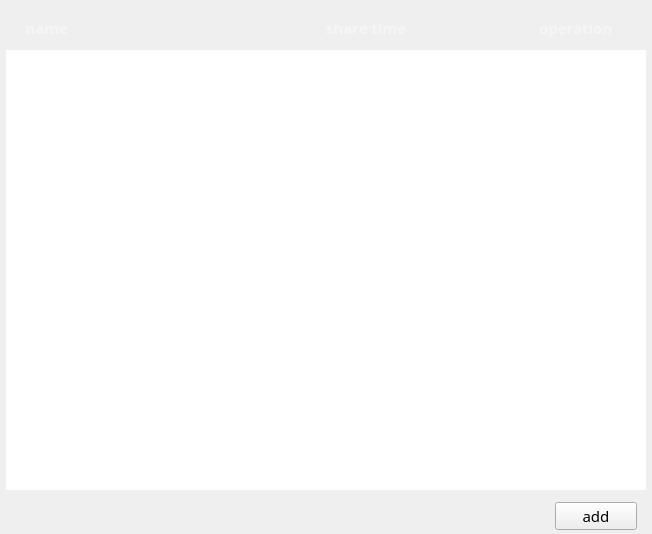
<?xml version="1.0" encoding="UTF-8"?>
<ui version="4.0">
 <class>FileShareWidget</class>
 <widget class="QWidget" name="FileShareWidget">
  <property name="geometry">
   <rect>
    <x>0</x>
    <y>0</y>
    <width>652</width>
    <height>534</height>
   </rect>
  </property>
  <property name="sizePolicy">
   <sizepolicy hsizetype="Preferred" vsizetype="Preferred">
    <horstretch>0</horstretch>
    <verstretch>0</verstretch>
   </sizepolicy>
  </property>
  <property name="minimumSize">
   <size>
    <width>0</width>
    <height>0</height>
   </size>
  </property>
  <property name="maximumSize">
   <size>
    <width>652</width>
    <height>100000</height>
   </size>
  </property>
  <property name="windowTitle">
   <string>Form</string>
  </property>
  <layout class="QVBoxLayout" name="verticalLayout">
   <property name="spacing">
    <number>0</number>
   </property>
   <property name="leftMargin">
    <number>6</number>
   </property>
   <property name="topMargin">
    <number>6</number>
   </property>
   <property name="rightMargin">
    <number>6</number>
   </property>
   <property name="bottomMargin">
    <number>0</number>
   </property>
   <item>
    <layout class="QHBoxLayout" name="horizontalLayout">
     <property name="spacing">
      <number>0</number>
     </property>
     <property name="leftMargin">
      <number>0</number>
     </property>
     <item>
      <widget class="QLabel" name="NameTitle">
       <property name="sizePolicy">
        <sizepolicy hsizetype="Fixed" vsizetype="Fixed">
         <horstretch>0</horstretch>
         <verstretch>0</verstretch>
        </sizepolicy>
       </property>
       <property name="minimumSize">
        <size>
         <width>320</width>
         <height>40</height>
        </size>
       </property>
       <property name="maximumSize">
        <size>
         <width>320</width>
         <height>40</height>
        </size>
       </property>
       <property name="font">
        <font>
         <family>Microsoft YaHei</family>
         <pointsize>11</pointsize>
         <weight>75</weight>
         <bold>true</bold>
        </font>
       </property>
       <property name="styleSheet">
        <string notr="true">color: rgba(255,255,255,100);</string>
       </property>
       <property name="text">
        <string>     name</string>
       </property>
       <property name="alignment">
        <set>Qt::AlignLeading|Qt::AlignLeft|Qt::AlignVCenter</set>
       </property>
      </widget>
     </item>
     <item>
      <widget class="QLabel" name="ShareTimeTitle">
       <property name="sizePolicy">
        <sizepolicy hsizetype="Preferred" vsizetype="Fixed">
         <horstretch>0</horstretch>
         <verstretch>0</verstretch>
        </sizepolicy>
       </property>
       <property name="minimumSize">
        <size>
         <width>0</width>
         <height>40</height>
        </size>
       </property>
       <property name="maximumSize">
        <size>
         <width>16777215</width>
         <height>40</height>
        </size>
       </property>
       <property name="font">
        <font>
         <family>Microsoft YaHei</family>
         <pointsize>11</pointsize>
         <weight>75</weight>
         <bold>true</bold>
        </font>
       </property>
       <property name="styleSheet">
        <string notr="true">color: rgba(255,255,255,100);</string>
       </property>
       <property name="text">
        <string>share time</string>
       </property>
       <property name="alignment">
        <set>Qt::AlignLeading|Qt::AlignLeft|Qt::AlignVCenter</set>
       </property>
      </widget>
     </item>
     <item>
      <widget class="QLabel" name="OperationTitle">
       <property name="sizePolicy">
        <sizepolicy hsizetype="Fixed" vsizetype="Fixed">
         <horstretch>0</horstretch>
         <verstretch>0</verstretch>
        </sizepolicy>
       </property>
       <property name="minimumSize">
        <size>
         <width>107</width>
         <height>40</height>
        </size>
       </property>
       <property name="maximumSize">
        <size>
         <width>107</width>
         <height>40</height>
        </size>
       </property>
       <property name="font">
        <font>
         <family>Microsoft YaHei</family>
         <pointsize>11</pointsize>
         <weight>75</weight>
         <bold>true</bold>
        </font>
       </property>
       <property name="styleSheet">
        <string notr="true">color: rgba(255,255,255,100);</string>
       </property>
       <property name="text">
        <string>operation</string>
       </property>
       <property name="alignment">
        <set>Qt::AlignLeading|Qt::AlignLeft|Qt::AlignVCenter</set>
       </property>
      </widget>
     </item>
    </layout>
   </item>
   <item>
    <widget class="ListView" name="SharedFilesListView">
     <property name="sizePolicy">
      <sizepolicy hsizetype="Fixed" vsizetype="Fixed">
       <horstretch>0</horstretch>
       <verstretch>0</verstretch>
      </sizepolicy>
     </property>
     <property name="minimumSize">
      <size>
       <width>640</width>
       <height>440</height>
      </size>
     </property>
     <property name="maximumSize">
      <size>
       <width>640</width>
       <height>440</height>
      </size>
     </property>
     <property name="frameShape">
      <enum>QFrame::NoFrame</enum>
     </property>
     <property name="frameShadow">
      <enum>QFrame::Plain</enum>
     </property>
     <property name="horizontalScrollBarPolicy">
      <enum>Qt::ScrollBarAlwaysOff</enum>
     </property>
    </widget>
   </item>
   <item>
    <widget class="QWidget" name="BottomWidget" native="true">
     <property name="minimumSize">
      <size>
       <width>0</width>
       <height>40</height>
      </size>
     </property>
     <property name="maximumSize">
      <size>
       <width>16777215</width>
       <height>40</height>
      </size>
     </property>
     <layout class="QHBoxLayout" name="horizontalLayout_2">
      <property name="spacing">
       <number>0</number>
      </property>
      <property name="bottomMargin">
       <number>0</number>
      </property>
      <item>
       <spacer name="horizontalSpacer">
        <property name="orientation">
         <enum>Qt::Horizontal</enum>
        </property>
        <property name="sizeHint" stdset="0">
         <size>
          <width>40</width>
          <height>20</height>
         </size>
        </property>
       </spacer>
      </item>
      <item>
       <widget class="QPushButton" name="AddBtn">
        <property name="sizePolicy">
         <sizepolicy hsizetype="Fixed" vsizetype="Fixed">
          <horstretch>64</horstretch>
          <verstretch>24</verstretch>
         </sizepolicy>
        </property>
        <property name="minimumSize">
         <size>
          <width>80</width>
          <height>28</height>
         </size>
        </property>
        <property name="maximumSize">
         <size>
          <width>82</width>
          <height>28</height>
         </size>
        </property>
        <property name="font">
         <font>
          <family>微软雅黑</family>
          <pointsize>11</pointsize>
         </font>
        </property>
        <property name="text">
         <string>add</string>
        </property>
       </widget>
      </item>
     </layout>
    </widget>
   </item>
  </layout>
 </widget>
 <customwidgets>
  <customwidget>
   <class>ListView</class>
   <extends>QListView</extends>
   <header>listview.h</header>
  </customwidget>
 </customwidgets>
 <resources/>
 <connections/>
</ui>
